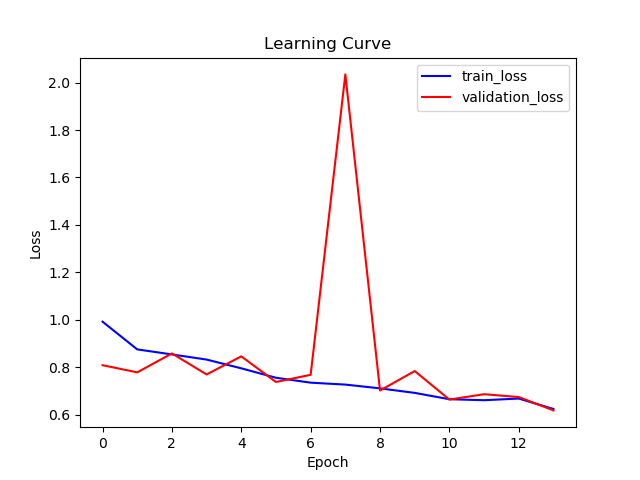

Source code (Python):
# Imports for Pytorch
from __future__ import print_function
import argparse
from matplotlib import pyplot as plt
import numpy as np
import pandas as pd
import os
import torch
from torch.utils.data import Dataset, DataLoader
import torch.nn as nn
import torch.nn.functional as F
import torch.optim as optim
from torchvision import transforms, models
from torch.optim.lr_scheduler import StepLR
from skimage import io

# Constants for the name of the model to save to
MODEL_NAME = "resnet_pretrained"

# Class for the dataset
class ImagesDataset(Dataset):
    def __init__(self, csv_file, root_dir, transform=None):
        """
        Args:
            csv_file (string): Path to the csv file with annotations.
            root_dir (string): Directory with all the images.
            transform (callable, optional): Optional transform to be applied
                on a sample.
        """
        self.labels_df = pd.read_csv(csv_file, sep="\t", header=None)
        self.root_dir = root_dir
        self.transform = transform

    def __len__(self):
        return len(self.labels_df)

    def __getitem__(self, idx):
        if torch.is_tensor(idx):
            idx = idx.tolist()

        img_name = os.path.join(self.root_dir,
                                self.labels_df.iloc[idx, 0])
        image = io.imread(img_name)
        label = self.labels_df.iloc[idx, 1:]
        sample = {'image': image, 'label': label}

        if self.transform:
            sample = self.transform(sample)

        return sample

class ToTensor(object):
    """Convert ndarrays in sample to Tensors."""

    def __call__(self, sample):
        image, label = sample['image'], sample['label']
        # Normalize images with mean and standard deviation for pretrained models
        normalize = transforms.Normalize(mean=[0.485, 0.456, 0.406],
                                         std=[0.229, 0.224, 0.225])
        in_transform = transforms.Compose([normalize])
        # swap color axis because
        # numpy image: H x W x C
        # torch image: C X H X W
        image = image.transpose((2, 0, 1))
        image = torch.from_numpy(image).float()
        image = in_transform(image)
        # Format label as torch tensor
        label = torch.from_numpy(np.array(label).astype(int))
        return {'image': image,
                'label': label}


def train(args, model, device, train_loader, optimizer, epoch, train_losses):
    # Specify that we are in training phase
    model.train()
    # Total Train Loss
    total_loss = 0
    # Iterate through all minibatches.
    for batch_index, batch_sample in enumerate(train_loader):
        # Send training data and the training labels to GPU/CPU
        data, target = batch_sample["image"].to(device, dtype=torch.float32), batch_sample["label"].to(device, dtype=torch.long)
        # Zero the gradients carried over from previous step
        optimizer.zero_grad()
        # Get the label
        target = target[:, 0]
        # Obtain the predictions from forward propagation
        output = model(data)
        # Compute the cross entropy for the loss.
        loss = F.cross_entropy(output, target)
        total_loss += loss.item()
        # Perform backward propagation to compute the negative gradient, and
        # update the gradients with optimizer.step()
        loss.backward()
        optimizer.step()
    # Update training error and add to accumulation of training loss over time.
    train_error = total_loss / len(train_loader)
    train_losses.append(train_error)
    # Print output if epoch is finished
    print('Train Epoch: {} \tAverage Loss: {:.6f}'.format(epoch, train_error))



def test(args, model, device, test_loader, test_losses):
    # Specify that we are in evaluation phase
    model.eval()
    # Set the loss and number of correct instances initially to 0.
    test_loss = 0
    # Set no correct predictions initially
    correct = 0
    # No gradient calculation because we are in testing phase.
    with torch.no_grad():
        # For each testing example, we run forward
        # propagation to calculate the
        # testing prediction. Update the total loss
        # and the number of correct predictions
        # with the counters from above.
        for batch_idx, batch_sample in enumerate(test_loader):
            # Send training data and the training labels to GPU/CPU
            data, target = batch_sample["image"].to(device, dtype=torch.float32), batch_sample["label"].to(device,
                                                                                          dtype=torch.long)
            # Get the label with one less dimension
            target = target[:, 0]
            # Obtain the output from the model
            output = model(data)
            # Calculate the loss using cross entropy.
            loss = F.cross_entropy(output, target)
            # Increment the total test loss
            test_loss += loss.item()
            # Get the prediction by getting the index with the maximum probability
            pred = output.argmax(dim=1, keepdim=True)
            # Get the number of correct predictions
            correct += pred.eq(target.view_as(pred)).sum().item()

    # Append test loss to total losses
    test_losses.append(test_loss / len(test_loader))

    # Print out the statistics for the testing set.
    print('\nTest set: Average loss: {:.6f}'.format(
        test_loss / len(test_loader)))
    # Print out the number of correct predictions
    print('\nTest set: Correct Predictions: {}/{}'.format(
        correct, len(test_loader.dataset)))
    # Print out testing accuracy
    print("\nTest set: Accuracy: {}".format(float(correct/len(test_loader.dataset))))



def main():
    # Command line arguments for hyperparameters of model/training.
    parser = argparse.ArgumentParser(description='PyTorch Object Detection')
    parser.add_argument('--batch-size', type=int, default=8, metavar='N',
                        help='input batch size for training (default: 8)')
    parser.add_argument('--test-batch-size', type=int, default=64, metavar='N',
                        help='input batch size for testing (default: 64)')
    parser.add_argument('--epochs', type=int, default=25, metavar='N',
                        help='number of epochs to train (default: 25)')
    parser.add_argument('--gamma', type=float, default=1, metavar='N',
                        help='gamma value for learning rate decay (default: 1)')
    parser.add_argument('--no-cuda', action='store_true', default=False,
                        help='disables CUDA training')
    parser.add_argument('--seed', type=int, default=1, metavar='S',
                        help='random seed (default: 1)')
    args = parser.parse_args()
    # Command to use gpu depending on command line arguments and if there is a cuda device
    use_cuda = not args.no_cuda and torch.cuda.is_available()

    # Random seed to use
    torch.manual_seed(args.seed)

    # Set to either use gpu or cpu
    device = torch.device("cuda" if use_cuda else "cpu")

    # GPU keywords.
    kwargs = {'num_workers': 1, 'pin_memory': True} if use_cuda else {}

    # Load in the dataset and split into training and validation
    data = ImagesDataset(csv_file="../data/labels/formatted_train_labels.csv", root_dir="../data/resized224/train/", transform=ToTensor())
    train_size = int(0.9 * len(data))
    test_size = len(data) - train_size
    train_data, val_data = torch.utils.data.random_split(data, [train_size, test_size])
    # Create data loader for training and validation
    train_loader = DataLoader(train_data, batch_size=args.batch_size, shuffle=True, num_workers=0)
    val_loader = DataLoader(val_data, batch_size=args.test_batch_size, shuffle=False, num_workers=0)

    # Use resnet
    model = models.resnet50(pretrained=True)
    # Number of classes is 7
    num_classes = 7
    # Reshape the output for densenet for this problem
    model.fc = nn.Linear(2048, num_classes)
    # Send model to gpu
    model = model.to(device)
    # Specify Adam optimizer
    optimizer = optim.Adam(model.parameters())

    # Store training and validation losses over time
    train_losses = []
    val_losses = []

    # Create scheduler.
    scheduler = StepLR(optimizer, step_size=1, gamma=args.gamma)

    # Store the lowest loss found so far for early stopping
    lowest_loss = 1000

    # Train the model for the set number of epochs
    for epoch in range(1, args.epochs + 1):
        # Train and validate for this epoch
        train(args, model, device, train_loader, optimizer, epoch, train_losses)
        test(args, model, device, val_loader, val_losses)
        scheduler.step()

        # If we find the lowest loss so far, store the model and learning curve
        if lowest_loss > val_losses[epoch - 1]:
            # Update the lowest loss
            lowest_loss = val_losses[epoch - 1]
            print("New lowest validation loss: ", lowest_loss)

            # Create learning curve
            figure, axes = plt.subplots()
            # Set axes labels and title
            axes.set(xlabel="Epoch", ylabel="Loss", title="Learning Curve")
            # Plot the learning curves for training and validation loss
            axes.plot(np.array(train_losses), label="train_loss", c="b")
            axes.plot(np.array(val_losses), label="validation_loss", c="r")
            plt.legend()
            # Save the figure
            plt.savefig(MODEL_NAME + ".png")
            plt.close()

            # Save the model
            torch.save(model.state_dict(), MODEL_NAME + ".pt")

if __name__ == '__main__':
    main()